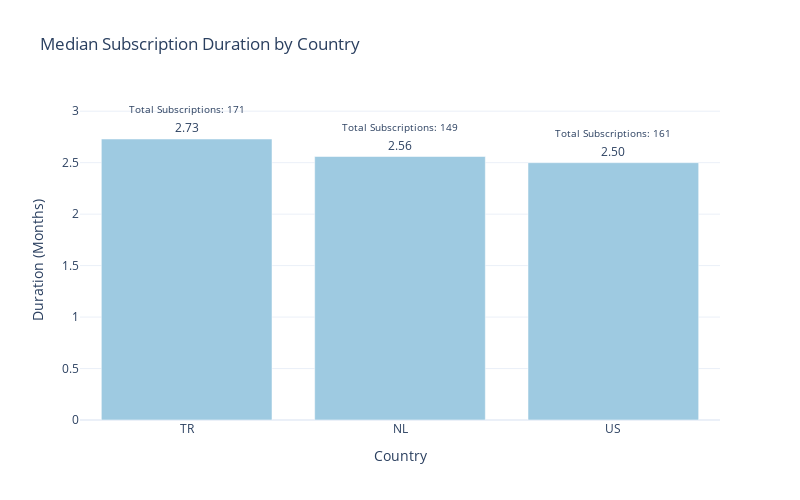

The code cell stored with this chart in its notebook:
### Code cell
# Visualize results
fig = go.Figure()

# Create bar chart
fig.add_trace(go.Bar(
    x=results['country'],
    y=results['median_months'],
    text=results['median_months'].apply(lambda x: f'{x:.2f}'),
    textposition='outside',
    marker_color='rgb(158,202,225)'
))

# Add subscription counts
for i, row in results.iterrows():
    fig.add_annotation(
        x=row['country'],
        y=row['median_months'],
        text=f"Total Subscriptions: {row['total_subscriptions']}",
        showarrow=False,
        yshift=30,
        font=dict(size=10)
    )

# Update layout
fig.update_layout(
    title='Median Subscription Duration by Country',
    xaxis_title='Country',
    yaxis_title='Duration (Months)',
    width=800,
    height=500,
    template='plotly_white'
)

fig.show()

### Figure 1 — Plotly figure (JSON) as saved in the notebook; plotly's stock layout.template omitted (floating-point values rounded to 4 significant figures)
{"data": [{"marker": {"color": "rgb(158,202,225)"}, "text": ["2.73", "2.56", "2.50"], "textposition": "outside", "type": "bar", "x": ["TR", "NL", "US"], "y": [2.73, 2.56, 2.5]}], "layout": {"annotations": [{"font": {"size": 10}, "showarrow": false, "text": "Total Subscriptions: 171", "x": "TR", "y": 2.73, "yshift": 30}, {"font": {"size": 10}, "showarrow": false, "text": "Total Subscriptions: 149", "x": "NL", "y": 2.56, "yshift": 30}, {"font": {"size": 10}, "showarrow": false, "text": "Total Subscriptions: 161", "x": "US", "y": 2.5, "yshift": 30}], "height": 500, "title": {"text": "Median Subscription Duration by Country"}, "width": 800, "xaxis": {"title": {"text": "Country"}}, "yaxis": {"title": {"text": "Duration (Months)"}}}}
